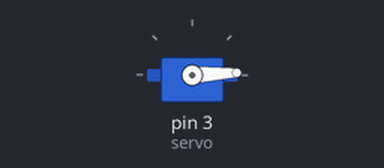
Recording of a sketch running on a simulated Arduino Nano, built with avr-gcc and run on an emulated ATmega328P. Shown: servo.

Above: at 0.05 s.
At 1.8 s:
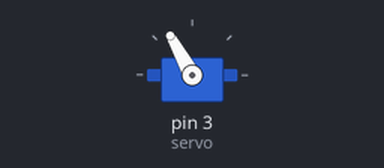
At 3.6 s:
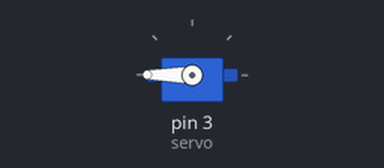
At 7.15 s:
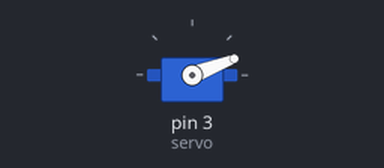
Timing chart, 0 to 9.7 s (numbered marks = the images above):
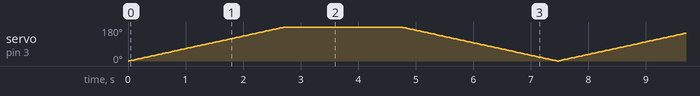

The sketch:

servo.ino
```cpp
#include <Servo.h>

Servo servo;

int pos=0;

void setup() {
  servo.attach(3);
}

void loop() {
  // delay(2000);
  // servo.write(0);
  // delay(2000);
  // servo.write(90);
  // delay(2000);
  // servo.write(180);
  for (pos=0; pos<=180; pos+=1) {
    servo.write(pos);
    delay(15);
  }
  delay(2000);
  for (pos=180;pos>=0;pos-=1) {
    servo.write(pos);
    delay(15);
  }
}
```
